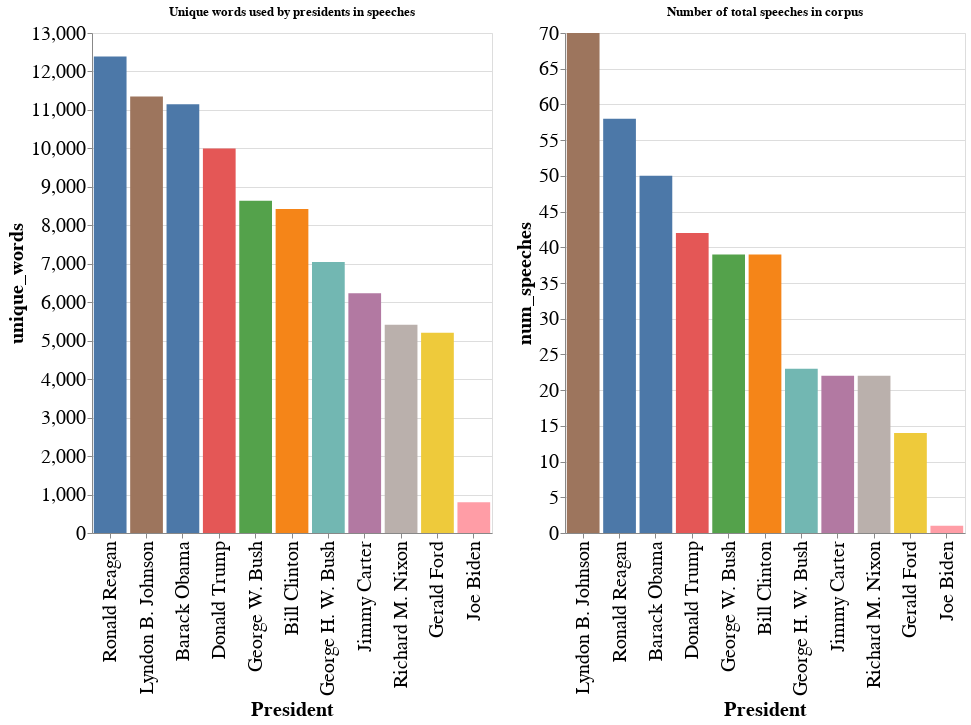

The notebook cell this image was saved under:
### Code cell
# Plot the number of unique words used by each president
unique_words = {president: len(set(values)) for president, values in president_dict.items()}


unique_words_df = pd.DataFrame({"President":[president for president in unique_words.keys()], 
                                "unique_words": [unique_words[president] for president in unique_words.keys()],
                                "num_speeches": [number_speeches_dict[president] for president in number_speeches_dict.keys()]})


chart1 = alt.Chart(unique_words_df, title='Unique words used by presidents in speeches').mark_bar().encode(
    x=alt.X('President:N',sort='-y'),
    y='unique_words',
    color=alt.Color('President', legend=None, scale=alt.Scale(scheme='tableau10'))).properties(
    width=400,
    height=500
)

chart2 = alt.Chart(unique_words_df, title='Number of total speeches in corpus').mark_bar().encode(
    x=alt.X('President:N',sort='-y'),
    y='num_speeches',
    color=alt.Color('President', legend=None, scale=alt.Scale(scheme='tableau10'))).properties(
    width=400,
    height=500
)


alt.hconcat(chart1,chart2).configure_axis(
    labelFontSize=20,
    titleFontSize=20)

### Figure 1 — Vega-Lite specification as saved in the notebook (floating-point values rounded to 4 significant figures)
{"config": {"view": {"continuousWidth": 400, "continuousHeight": 300}, "axis": {"labelFontSize": 20, "titleFontSize": 20}}, "hconcat": [{"mark": "bar", "encoding": {"color": {"type": "nominal", "field": "President", "legend": null, "scale": {"scheme": "tableau10"}}, "x": {"type": "nominal", "field": "President", "sort": "-y"}, "y": {"type": "quantitative", "field": "unique_words"}}, "height": 500, "title": "Unique words used by presidents in speeches", "width": 400}, {"mark": "bar", "encoding": {"color": {"type": "nominal", "field": "President", "legend": null, "scale": {"scheme": "tableau10"}}, "x": {"type": "nominal", "field": "President", "sort": "-y"}, "y": {"type": "quantitative", "field": "num_speeches"}}, "height": 500, "title": "Number of total speeches in corpus", "width": 400}], "data": {"name": "data-eea52c902d21e83859135c2d77ff21cc"}, "$schema": "https://vega.github.io/schema/vega-lite/v4.8.1.json", "datasets": {"data-eea52c902d21e83859135c2d77ff21cc": [{"President": "Joe Biden", "unique_words": 801, "num_speeches": 1}, {"President": "Donald Trump", "unique_words": 10000, "num_speeches": 42}, {"President": "Barack Obama", "unique_words": 11147, "num_speeches": 50}, {"President": "George W. Bush", "unique_words": 8639, "num_speeches": 39}, {"President": "Bill Clinton", "unique_words": 8422, "num_speeches": 39}, {"President": "George H. W. Bush", "unique_words": 7043, "num_speeches": 23}, {"President": "Ronald Reagan", "unique_words": 12390, "num_speeches": 58}, {"President": "Jimmy Carter", "unique_words": 6233, "num_speeches": 22}, {"President": "Gerald Ford", "unique_words": 5206, "num_speeches": 14}, {"President": "Richard M. Nixon", "unique_words": 5414, "num_speeches": 22}, {"President": "Lyndon B. Johnson", "unique_words": 11352, "num_speeches": 70}]}}
